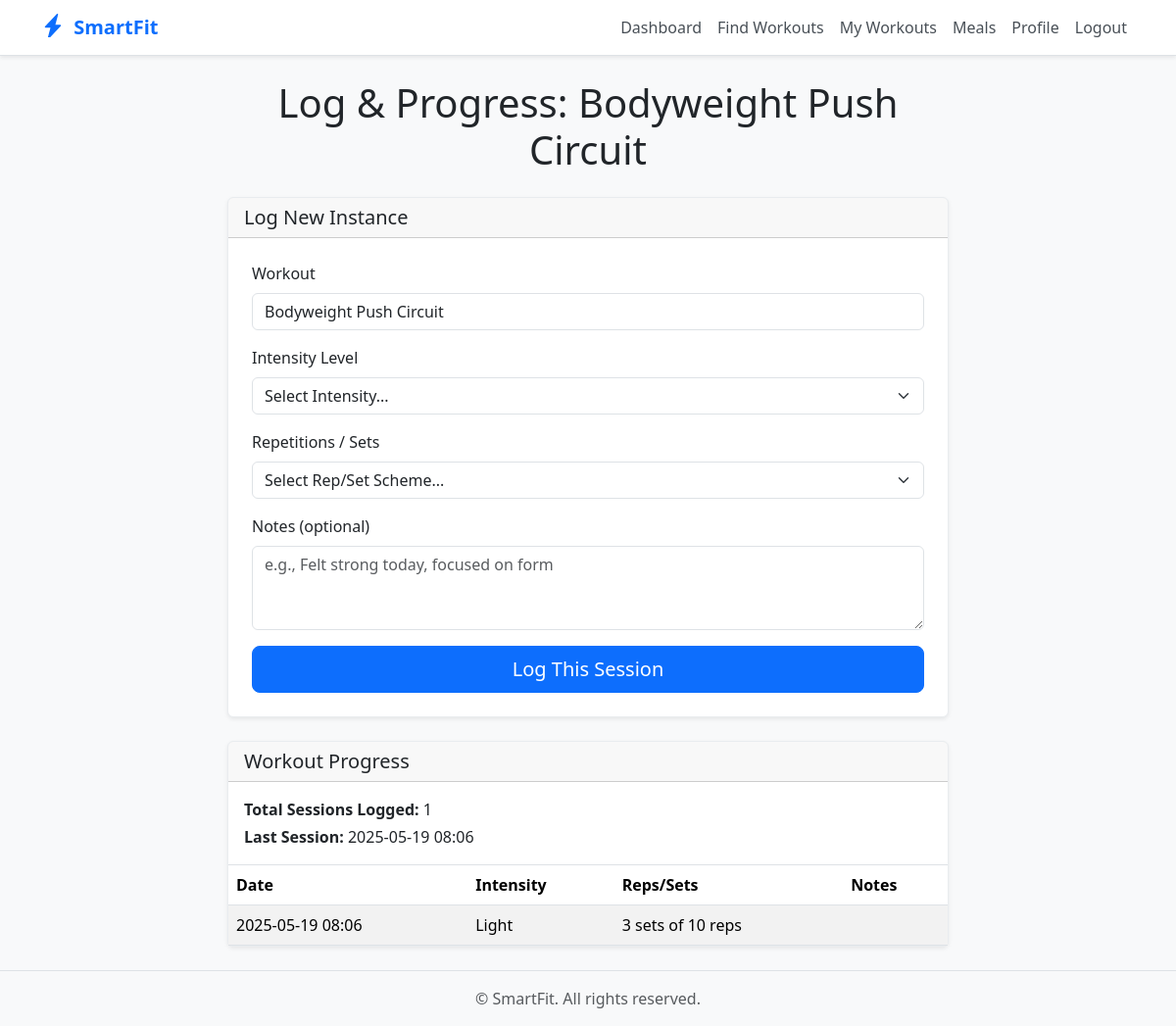
/workout_progress/Bodyweight Push Circuit (signed in), run on the app's committed database.
### app.py (models this page shows, shortened)
class WorkoutLog(db.Model):
    id = db.Column(db.Integer, primary_key=True)
    workout_name = db.Column(db.String(100), nullable=False)
    intensity_level = db.Column(db.String(50), nullable=True) # e.g., 'High', 'Medium', 'Low', '7/10'
    repetitions = db.Column(db.String(100), nullable=True) # e.g., '3x10', '5x5 @ 100kg', '15 reps'
    notes = db.Column(db.Text, nullable=True)
    log_time = db.Column(db.DateTime, nullable=False, default=datetime.utcnow)
    user_id = db.Column(db.Integer, db.ForeignKey('user.id'), nullable=False)

### app.py (the view, shortened to what this page needs)
@app.route('/workout_progress/<string:workout_name>', methods=['GET', 'POST'])
@login_required
def workout_progress(workout_name):
    logs = WorkoutLog.query.filter_by(logger=current_user, workout_name=workout_name)\
                           .order_by(WorkoutLog.log_time.desc())\
                           .all()
    return render_template('workout_progress.html',
                           title=f'Log & Progress: {workout_name}',
                           workout_name=workout_name,
                           logs=logs) # Pass the historical logs

### app.py (called while the page is built)
@login_manager.user_loader
def load_user(user_id):
    return db.session.get(User, int(user_id))

### templates/workout_progress.html (shortened to what this page needs)
{% extends "base.html" %}
{% block content %}
<div class="row justify-content-center">
    <div class="col-lg-10 col-xl-8">
        <h1 class="display-6 mb-4 text-center">Log & Progress: {{ workout_name }}</h1>
        <div class="card shadow-sm mb-4">
            <div class="card-header">
                <h2 class="h5 mb-0">Log New Instance</h2>
            </div>
            <div class="card-body p-4">
                <form method="POST" action="{{ url_for('workout_progress', workout_name=workout_name) }}">
                    <div class="mb-3">
                        <label for="workout_name_display" class="form-label">Workout</label>
                        <input type="text" class="form-control" id="workout_name_display" value="{{ workout_name }}" readonly>
                    </div>
                     <div class="mb-3">
                        <label for="intensity_level" class="form-label">Intensity Level</label>
                        <select class="form-select" id="intensity_level" name="intensity_level">
                            <option value="" selected>Select Intensity...</option>
                        </select>
                    </div>
                     <div class="mb-3">
                        <label for="repetitions" class="form-label">Repetitions / Sets</label>
                         <select class="form-select" id="repetitions" name="repetitions">
                            <option value="" selected>Select Rep/Set Scheme...</option>
                        </select>
                    </div>
                     <div class="mb-3">
                        <label for="notes" class="form-label">Notes (optional)</label>
                        <textarea class="form-control" id="notes" name="notes" rows="3" placeholder="e.g., Felt strong today, focused on form"></textarea>
                    </div>
                    <div class="d-grid">
                        <button type="submit" class="btn btn-primary btn-lg">Log This Session</button>
                    </div>
                </form>
            </div>
        </div>
        <div class="card shadow-sm">
            <div class="card-header">
                <h2 class="h5 mb-0">Workout Progress</h2>
            </div>
            {% if logs %}
            <div class="card-body p-0">
                 <div class="p-3 border-bottom">
                     <p class="mb-1"><strong>Total Sessions Logged:</strong> {{ logs|length }}</p>
                     <p class="mb-0"><strong>Last Session:</strong> {{ logs[0].log_time.strftime('%Y-%m-%d %H:%M') }}</p>
                 </div>
                 <div class="table-responsive">
                    <table class="table table-striped table-hover mb-0">
                        <thead>
                            <tr>
                                <th scope="col">Date</th>
                                <th scope="col">Intensity</th>
                                <th scope="col">Reps/Sets</th>
                                <th scope="col">Notes</th>
                            </tr>
                        </thead>
                        <tbody>
                            {% for log in logs %}
                            <tr>
                                <td class="text-nowrap">{{ log.log_time.strftime('%Y-%m-%d %H:%M') }}</td>
                                <td>{{ log.intensity_level or 'N/A' }}</td>
                                <td>{{ log.repetitions or 'N/A' }}</td>
                                <td>{{ log.notes or '' }}</td>
                            </tr>
                            {% endfor %}
                        </tbody>
                    </table>
                </div>
            </div>
            {% else %}
            <div class="card-body">
                <p class="text-muted mb-0">No progress logged for this workout yet.</p>
            </div>
            {% endif %}
        </div>
    </div>
</div>
{% endblock %}

### templates/base.html (style rules this page uses)
:root { --bs-primary: #0d6efd; --bs-primary-rgb: 13, 110, 253; --bs-secondary: #6c757d; --bs-secondary-rgb: 108, 117, 125; --bs-link-color: #0d6efd; --bs-link-hover-color: #0a58ca; }
body { display: flex; flex-direction: column; min-height: 100vh; background-color: #f8f9fa; }
.btn-primary { background-color: var(--bs-primary); border-color: var(--bs-primary); }
.card { border: 1px solid #e9ecef; }

### data on the page
WorkoutLog: workout_name "Bodyweight Push Circuit", log_time "2025-05-19 08:06", intensity_level "Light", repetitions "3 sets of 10 reps"

### other printed values
{{ logs|length }} "1"
